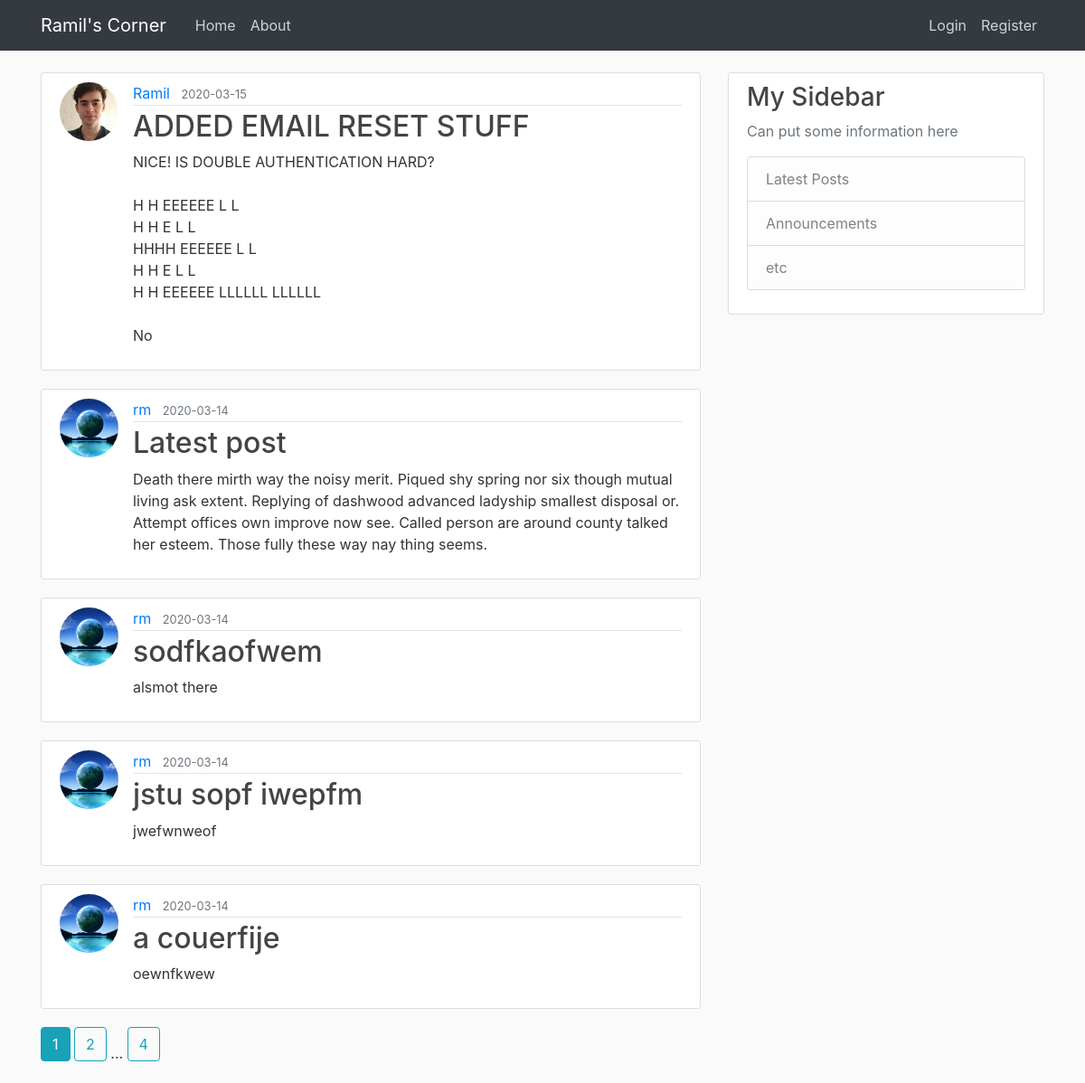
Page /home on the earlier database version.
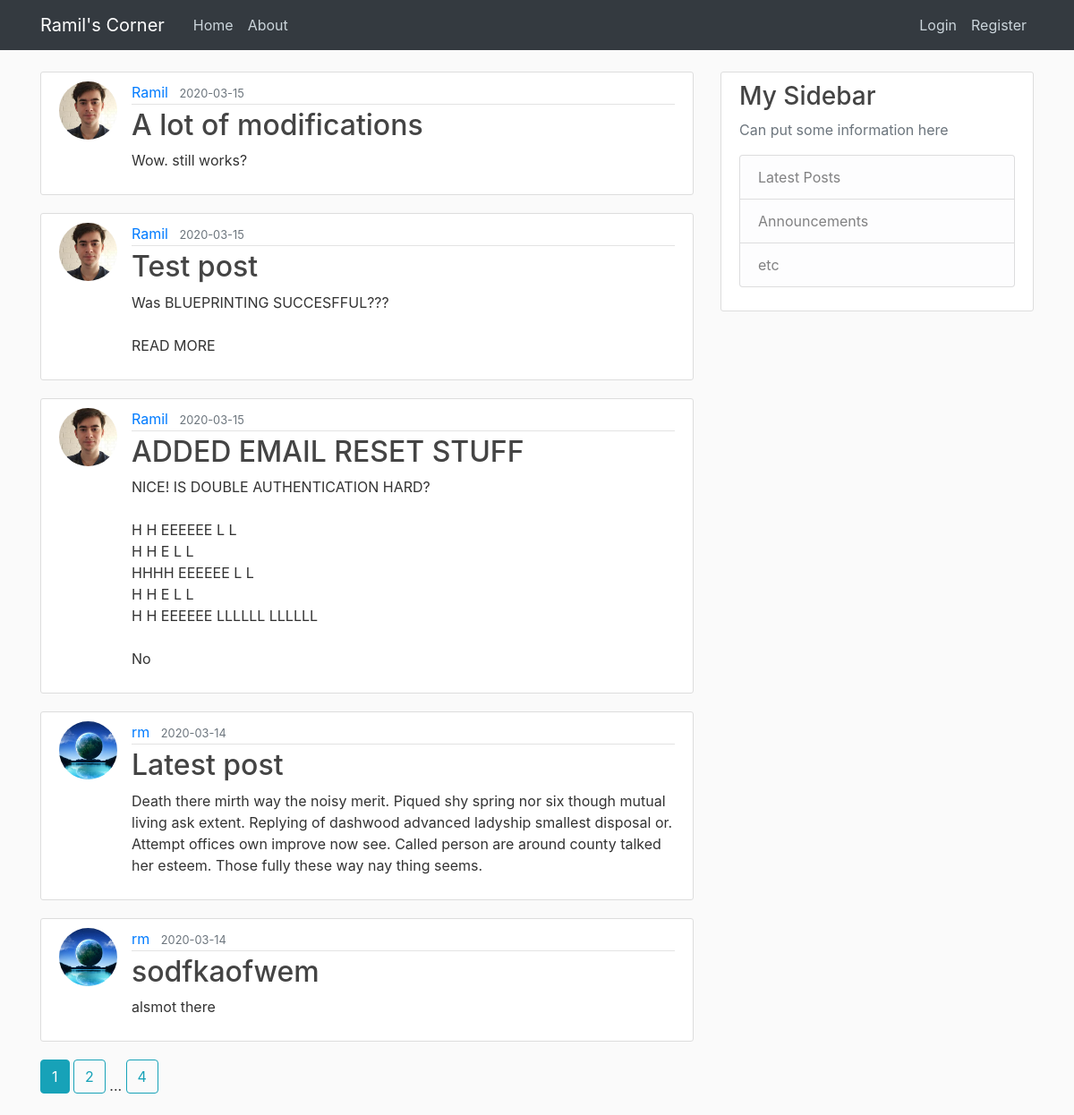
Same page on the later database version.
### flaskblog/models.py (models this page shows, shortened)
class Post(db.Model):
    id = db.Column(db.Integer, primary_key=True)
    title = db.Column(db.String(100), nullable=False)
    date_posted = db.Column(db.DateTime, nullable=False, default=datetime.utcnow)
    content = db.Column(db.Text, nullable=False)
    user_id = db.Column(db.Integer, db.ForeignKey('user.id'), nullable=False)

class User(db.Model, UserMixin):
    id = db.Column(db.Integer, primary_key=True)
    username = db.Column(db.String(20), unique=True, nullable=False)
    email = db.Column(db.String(120), unique=True, nullable=False)
    image_file = db.Column(db.String(20), nullable=False, default='default.jpg')
    password = db.Column(db.String(60), nullable=False)
    posts = db.relationship('Post', backref='author', lazy=True)

### flaskblog/main/routes.py (the view)
@main.route("/")
@main.route("/home")
def home():
    page = request.args.get('page', 1, type=int)
    posts = Post.query.order_by(Post.date_posted.desc()).paginate(page=page, per_page=5)
    return render_template('home.html', posts=posts)

### flaskblog/templates/home.html
{% extends "layout.html" %}
{% block content %}
    {% for post in posts.items %}
        <article class="media content-section">
          <img class="rounded-circle article-img" src="{{ url_for('static', filename='profile_pics/' + post.author.image_file) }}">
          <div class="media-body">
            <div class="article-metadata">
              <a class="mr-2" href="{{ url_for('users.user_posts', username=post.author.username) }}">{{ post.author.username }}</a>
              <small class="text-muted">{{ post.date_posted.strftime('%Y-%m-%d') }}</small>
            </div>
            <h2><a class="article-title" href="{{ url_for('posts.post', post_id=post.id) }}">{{ post.title }}</a></h2>
            <p class="article-content">{{ post.content }}</p>
          </div>
        </article>
    {% endfor %}
    {% for page_num in posts.iter_pages(left_edge=1, right_edge=1, left_current=1, right_current=2) %}
      {% if page_num %}
        {% if posts.page == page_num %}
          <a class="btn btn-info mb-4" href="{{ url_for('main.home', page=page_num) }}"> {{ page_num }} </a>
        {% else %}
          <a class="btn btn-outline-info mb-4" href="{{ url_for('main.home', page=page_num) }}"> {{ page_num }} </a>
        {% endif %}
      {% else %}
        ...
      {% endif %}
    {% endfor %}
{% endblock content %}

Differences in the rows shown:
no longer on this page (row unchanged): Post: image_file (picture), author.username "rm", date_posted "2020-03-14", title "jstu sopf iwepfm", content "jwefwnweof"
no longer on this page (row unchanged): Post: image_file (picture), author.username "rm", date_posted "2020-03-14", title "a couerfije", content "oewnfkwew"
added Post: image_file (picture), author.username "Ramil", date_posted "2020-03-15", title "A lot of modifications", content "Wow. still works?"
added Post: image_file (picture), author.username "Ramil", date_posted "2020-03-15", title "Test post", content "Was BLUEPRINTING SUCCESFFUL??? READ MORE"
